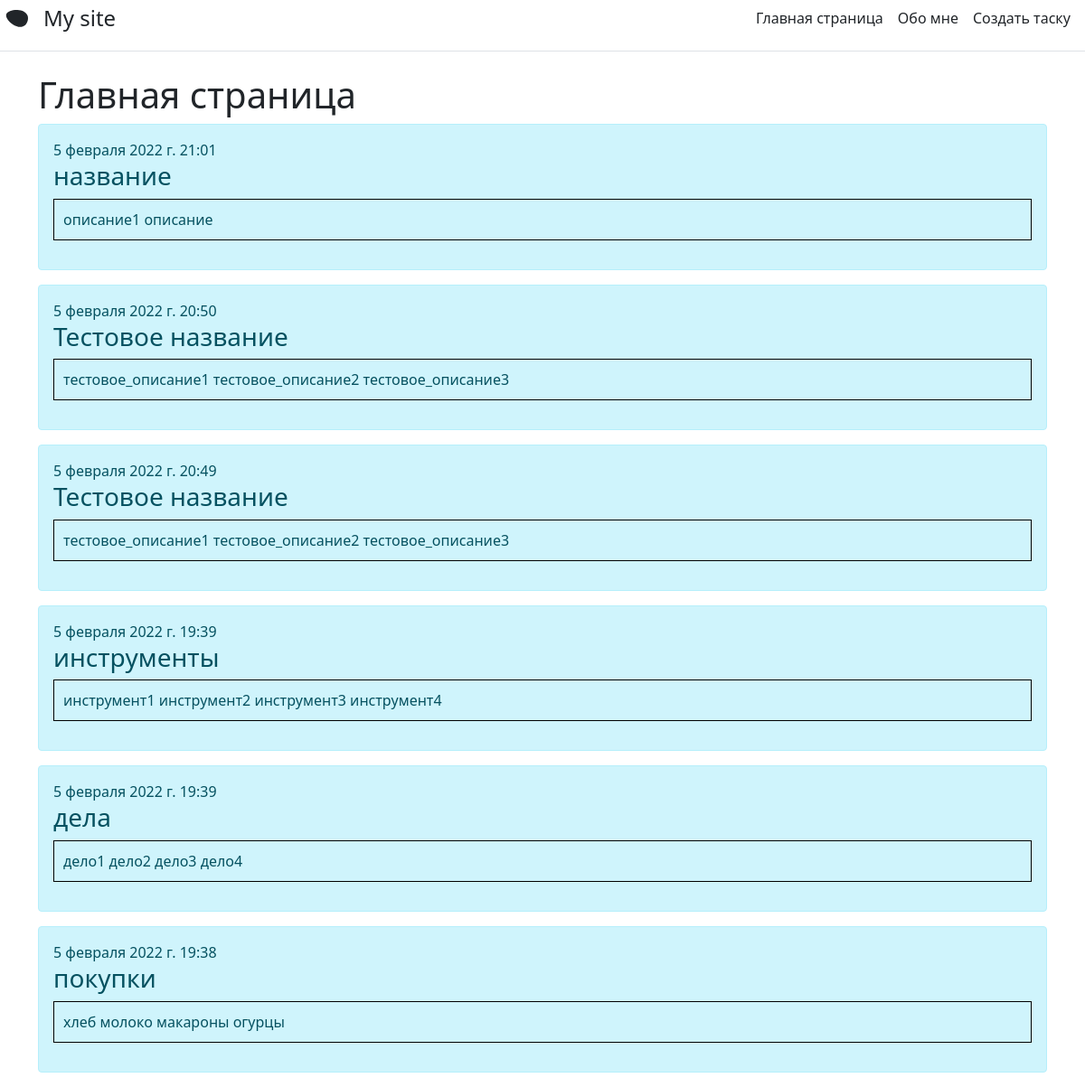
The page / on the database its author committed.
### main/models.py (models this page shows, shortened)
class Task(models.Model):
    title = models.CharField('Название', max_length=100)
    task = models.TextField('Описание')
    article_date = models.DateTimeField(auto_now_add=True)
    class Meta:
        verbose_name = 'Задача'
        verbose_name_plural = 'Задачи'

### main/views.py (the view)
# urls.py: path('', views.index, name='homepage'),
def index(request):
    tasks = Task.objects.order_by('-article_date')
    return render(request, 'main/index.html', {'title': 'Главная страница сайта', 'tasks': tasks})

### main/templates/main/index.html (shortened to what this page needs)
{% extends 'main/base.html' %}
{% block content %}
    <h1>Главная страница</h1>
    {% if tasks %}
        {% for element in tasks %}
            <div class = "alert alert-info mt-2">
                <h7>{{element.article_date}}</h7>
                <h3>{{element.title}}</h3>
                <p>{{element.task}}</p>
            </div>
        {% endfor %}
    {% else %}
        <p> Нет записей </p>
    {% endif %}
{% endblock %}

### main/templates/main/base.html (shortened to what this page needs)
<!DOCTYPE html>
<html lang="ru">
  <head>
    <link rel="stylesheet" type="text/css" href="https://cdn.jsdelivr.net/npm/bootstrap@5.1.3/dist/css/bootstrap.min.css">
  </head>
  <body>
    <div class="d-flex flex-column flex-md-row align-items-center pb-3 mb-4 border-bottom">
        <a href="/" class="d-flex align-items-center text-dark text-decoration-none">
          <span class="fs-4">My site</span>
        </a>
        <nav class="d-inline-flex mt-2 mt-md-0 ms-md-auto">
          <a class="me-3 py-2 text-dark text-decoration-none" href="{% url 'homepage' %}">Главная страница</a>
          <a class="me-3 py-2 text-dark text-decoration-none" href="{% url 'about' %}">Обо мне</a>
          <a class="me-3 py-2 text-dark text-decoration-none" href="{% url 'create' %}">Cоздать таску</a>
        </nav>
    </div>
    <div class="container">
        {% block content %}{% endblock %}
    </div>
  </body>
</html>

### main/templates/main/index.html (style rules this page uses)
p { border: 1px solid black; padding: 10px; }

### rows shown on the page
Task: article_date "5 февраля 2022 г. 21:01", title "название", task "описание1 описание"
Task: article_date "5 февраля 2022 г. 20:50", title "Тестовое название", task "тестовое_описание1 тестовое_описание2 тестовое_описание3"
Task: article_date "5 февраля 2022 г. 20:49", title "Тестовое название", task "тестовое_описание1 тестовое_описание2 тестовое_описание3"
Task: article_date "5 февраля 2022 г. 19:39", title "инструменты", task "инструмент1 инструмент2 инструмент3 инструмент4"
Task: article_date "5 февраля 2022 г. 19:39", title "дела", task "дело1 дело2 дело3 дело4"
Task: article_date "5 февраля 2022 г. 19:38", title "покупки", task "хлеб молоко макароны огурцы"
